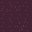

A 2D game scene composited from a Tiled map and its tileset images. What follows is a short description and the map's XML, with every tile layer's data as written:
An orthogonal 1x1 tile map with 32x32 px tiles, 1 tile layer (Assembly), 3 tilesets.

<map version="1.10" orientation="orthogonal" renderorder="right-down" width="1" height="1" tilewidth="32" tileheight="32" infinite="0" nextlayerid="2" nextobjectid="1">
  <tileset firstgid="1" source="../floors.tsx" />
  <tileset firstgid="321" source="../walls.tsx" />
  <tileset firstgid="961" source="../architecture.tsx" />
  <layer id="1" name="Assembly" width="1" height="1">
    <data encoding="csv">
169
</data>
  </layer>
</map>
